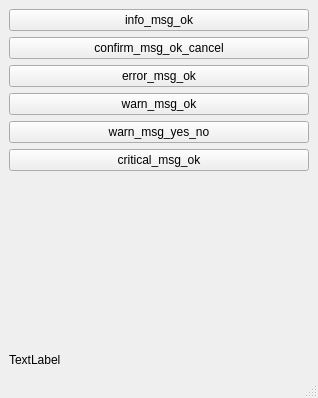
<?xml version="1.0" encoding="UTF-8"?>
<ui version="4.0">
 <class>MainWindow</class>
 <widget class="QMainWindow" name="MainWindow">
  <property name="geometry">
   <rect>
    <x>0</x>
    <y>0</y>
    <width>318</width>
    <height>398</height>
   </rect>
  </property>
  <property name="windowTitle">
   <string>MainWindow</string>
  </property>
  <widget class="QWidget" name="centralwidget">
   <layout class="QGridLayout" name="gridLayout">
    <item row="4" column="0">
     <widget class="QPushButton" name="warn_msg_yes_no_pb">
      <property name="text">
       <string>warn_msg_yes_no</string>
      </property>
     </widget>
    </item>
    <item row="0" column="0">
     <widget class="QPushButton" name="info_msg_ok_pb">
      <property name="text">
       <string>info_msg_ok</string>
      </property>
     </widget>
    </item>
    <item row="2" column="0">
     <widget class="QPushButton" name="error_msg_ok_pb">
      <property name="text">
       <string>error_msg_ok</string>
      </property>
     </widget>
    </item>
    <item row="3" column="0">
     <widget class="QPushButton" name="warn_msg_ok_pb">
      <property name="text">
       <string>warn_msg_ok</string>
      </property>
     </widget>
    </item>
    <item row="1" column="0">
     <widget class="QPushButton" name="confirm_msg_ok_cancel_pb">
      <property name="text">
       <string>confirm_msg_ok_cancel</string>
      </property>
     </widget>
    </item>
    <item row="6" column="0">
     <spacer name="verticalSpacer">
      <property name="orientation">
       <enum>Qt::Vertical</enum>
      </property>
      <property name="sizeHint" stdset="0">
       <size>
        <width>20</width>
        <height>40</height>
       </size>
      </property>
     </spacer>
    </item>
    <item row="7" column="0">
     <widget class="QLabel" name="result_lb">
      <property name="text">
       <string>TextLabel</string>
      </property>
     </widget>
    </item>
    <item row="5" column="0">
     <widget class="QPushButton" name="critical_msg_ok_pb">
      <property name="text">
       <string>critical_msg_ok</string>
      </property>
     </widget>
    </item>
   </layout>
  </widget>
  <widget class="QMenuBar" name="menubar">
   <property name="geometry">
    <rect>
     <x>0</x>
     <y>0</y>
     <width>318</width>
     <height>24</height>
    </rect>
   </property>
  </widget>
  <widget class="QStatusBar" name="statusbar"/>
 </widget>
 <resources/>
 <connections/>
</ui>
